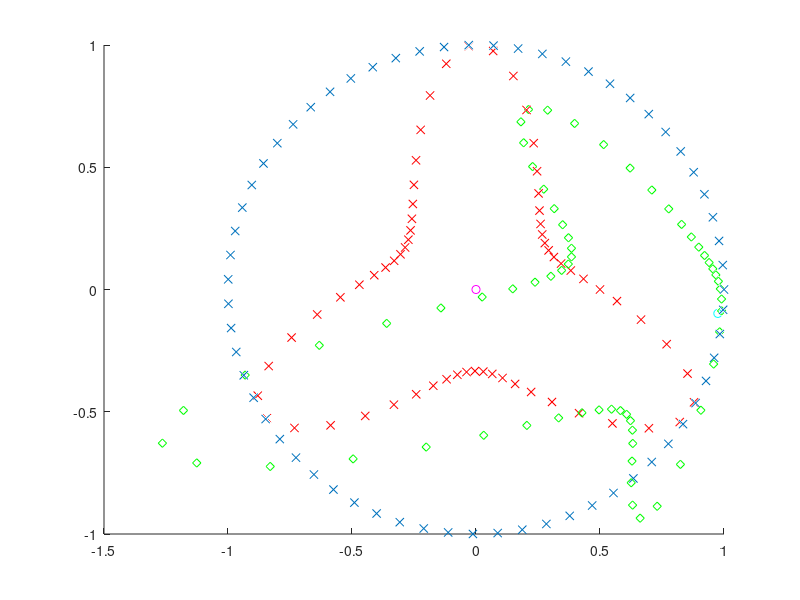

Reproduce this figure in MATLAB. (Note: this script raises an error after producing the figure.)
%% Functions
Rx = @(theta) [ 1 0           0
                0 cos(theta) -sin(theta)
                0 sin(theta)  cos(theta) ]
            
Ry = @(theta) [ cos(theta) 0  sin(theta)
                0          1  0
               -sin(theta) 0  cos(theta) ]
           
Rz = @(theta) [ cos(theta) -sin(theta) 0  
                sin(theta)  cos(theta) 0
                0           0          1 ]
            
cameraCenter = @(R,t) -R'*t
cameraToWorld = @(R,t) [R' -R'*t; 0 0 0 1]
            
%% Definitions
t1 = [0 0 0]';
R1 = eye(3);
t2 = -[1 0 0]';
R2 = Rx(0.1)*Rx(0.3)*Ry(0.2)*Rz(0.1)
K = eye(3);

C1 = K*[eye(3) zeros(3,1)]
C2 = K*[R2 t2]

%% 3D points

p3D = [-1 -1  2
       -1  1  2
        1 -1  2
        1  1  2
        0  1  2
        0  3  2
        2  1  2
        2  3  2]

% sine
x = -1:0.1:3.1;
p3D = [x;sin(3.1*x);sin(x)+2]';

% circle
x = 0:0.1:(2*pi)
p3D = [cos(x)' sin(x)' (2+1*sin(3*x))'];

p3DHom = [p3D ones(length(p3D),1)];
    
%% Visualize

n1 = cameraCenter(R1,t1)
n2 = cameraCenter(R2,t2)

figure(1); clf; hold on;
plot3(p3D(:,1), p3D(:,2), p3D(:,3), 'x');
plot3(n1(1), n1(2), n1(3), 'om');
plot3(n2(1), n2(2), n2(3), 'oc');

%% Image plane coordinates

p1Hom = (C1*p3DHom')'
p1 = [p1Hom(:,1) p1Hom(:,2)]./[p1Hom(:,3) p1Hom(:,3)]   % Inhomogenous
p2Hom = (C2*p3DHom')'
p2 = [p2Hom(:,1) p2Hom(:,2)]./[p2Hom(:,3) p2Hom(:,3)]   % Inhomogenous

figure(1); clf; hold on;
plot3(p3D(:,1), p3D(:,2), p3D(:,3), 'x');
plot3(p1(:,1), p1(:,2), zeros(size(p1(:,1))), 'xr');
plot3(p2(:,1), p2(:,2), zeros(size(p2(:,1))), 'dg');
plot3(n1(1), n1(2), n1(3), 'om');
plot3(n2(1), n2(2), n2(3), 'oc');

imagePair1 = [p1 p2]

%% Adjust image planes to World 

p1Hom = (C1*p3DHom')'
p1 = [p1Hom(:,1) p1Hom(:,2) p1Hom(:,3)]./[p1Hom(:,3) p1Hom(:,3) p1Hom(:,3)]   % Inhomogenous
p1Camera = [p1 ones(length(p1), 1)]
C1tw = cameraToWorld(R1, t1)

p2Hom = (C2*p3DHom')'
p2 = [p2Hom(:,1) p2Hom(:,2) p2Hom(:,3)]./[p2Hom(:,3) p2Hom(:,3) p2Hom(:,3)]   % Inhomogenous
p2Camera = [p2 ones(length(p2), 1)]
C2tw = cameraToWorld(R2, t2)

p2World = C2tw*p2Camera'
p1World = C1tw*p1Camera'

figure(1); clf; hold on;
plot3(p3D(:,1), p3D(:,2), p3D(:,3), 'x');
plot3(p1World(1,:), p1World(2,:), p1World(3,:), 'xr');
plot3(p2World(1,:), p2World(2,:), p2World(3,:), 'dg');
plot3(n1(1), n1(2), n1(3), 'om');
plot3(n2(1), n2(2), n2(3), 'oc');

%% Triangulate points - (verification)

% Linear
disp('linear)');
p3D_Hom = [];
for n = 1:length(p1Hom)
    p3D_Hom = [p3D_Hom; triangulate_linear(C1,C2,p1Hom(n,:),p2Hom(n,:))'];
end
p3D_ = [p3D_Hom(:,1) p3D_Hom(:,2) p3D_Hom(:,3) ]./[p3D_Hom(:,4) p3D_Hom(:,4) p3D_Hom(:,4)]   % Inhomogenous

diff = p3D-p3D_
diff_norm = norm(diff)


%% F, E

F = fmatrix_stls(p1,p2)
E = K'*F*K


%% Save to file

fid = fopen('data_test3.alx','wt');
fprintf(fid,'# Correspondances for each imagepair in sequnce\n');
fprintf(fid,'# Imagepair 1\n');
for n = 1:length(imagePair1)
   fprintf(fid,'p %0.4f %0.4f %0.4f %0.4f\n',imagePair1(n,1),imagePair1(n,2),imagePair1(n,3),imagePair1(n,4)); 
end
fprintf(fid,'# Partly Done\n');
fclose(fid);

       
